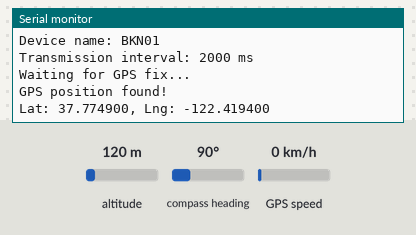
A sketch run on a simulated ESP32. On the bench: the last lines printed to the serial monitor. The test bench sets the inputs (shaded band); at power-on: GPS speed 0 km/h, altitude 120 m, compass heading 90°. The GPS gets a fix after 3 s at 37.7749, -122.4194 with 8 satellites; no radio packets arrive unless stated.

Above: at 4.4 s.
4.5 s: GPS speed set to 2 km/h
At 7.4 s:
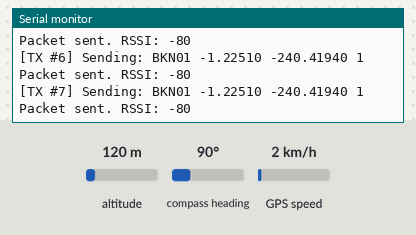
7.6 s: GPS speed set to 30 km/h
At 11.33 s:
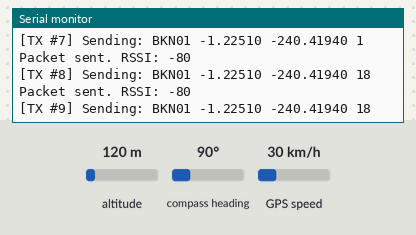
Timing chart, 0 to 12.8 s (numbered marks = the images above; inputs shaded):
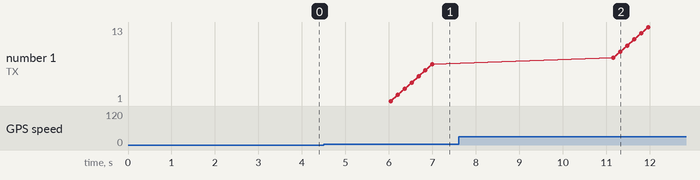

Measured:
- after the input at 4.5 s, the serial monitor: prints a new line after 1.5 s (image 1)
- after the input at 7.6 s, the serial monitor: prints a new line after 3.6 s (image 2)

The sketch:

Beacon.ino
```cpp
/*
 * ============================================
 * BEACON MODULE - Маяк для навигации робота
 * ============================================
 *
 * Назначение: Передает GPS координаты через LoRa
 * Оборудование: ESP32 + LoRa модуль + GPS модуль
 *
 * Функции:
 * - Получает GPS координаты
 * - Передает их через LoRa каждые 2 секунды
 * - Формат пакета: "LABEL LAT LNG SPEED"
 */

#include <SPI.h>
#include <WiFi.h>
#include <LoRa.h>
#include <Arduino.h>
#include <TinyGPS++.h>

// ========== LoRa настройки ==========
#define SS      18
#define RST     14
#define DI0     26
#define BAND    915E6  // 915 МГц (для России/США) или 433E6 (для Европы)

// ========== GPS настройки ==========
// GPS подключен к Serial1: TX=12, RX=15

// ========== Параметры устройства ==========
const char deviceName[] = "BKN01";  // Имя маяка (макс 5 символов)
const int txInterval = 2000;        // Интервал передачи (мс)
const int userRadioId = 1;          // ID для временной синхронизации
const int modValue = 5;             // Модуль для синхронизации

// ========== Глобальные переменные ==========
TinyGPSPlus gps;
int sentPacketCount = 0;
bool gpsFix = false;

// ========== Смещение координат (из оригинального кода) ==========
const double latOffset = 39.0;
const double lngOffset = 118.0;

// ========== Функция ожидания с обработкой GPS ==========
static void wait(unsigned long ms) {
  unsigned long start = millis();
  do {
    while (Serial1.available())
      gps.encode(Serial1.read());
  } while (millis() - start < ms);
}

// ========== SETUP ==========
void setup() {
  Serial.begin(115200);
  Serial.println("=== BEACON MODULE STARTING ===");

  // Настройка GPS
  Serial1.begin(9600, SERIAL_8N1, 12, 15);  // TX=12, RX=15

  // Отключение WiFi и Bluetooth для экономии энергии
  WiFi.mode(WIFI_OFF);
  btStop();

  // Настройка LoRa
  SPI.begin(5, 19, 27, 18);
  LoRa.setPins(SS, RST, DI0);

  if (!LoRa.begin(BAND)) {
    Serial.println("Starting LoRa failed!");
    while (1);
  }

  // Настройка параметров LoRa
  LoRa.setTxPower(18);              // Мощность передачи (2-20 dBm)
  LoRa.setSpreadingFactor(7);        // SF7 (баланс скорости/дальности)
  LoRa.setCodingRate4(5);           // Coding rate 5
  LoRa.setSignalBandwidth(31.25E3);  // Полоса пропускания 31.25 kHz
  LoRa.crc();                        // Включить CRC

  Serial.println("LoRa initialized successfully");
  Serial.print("Device name: ");
  Serial.println(deviceName);
  Serial.print("Transmission interval: ");
  Serial.print(txInterval);
  Serial.println(" ms");
  Serial.println("Waiting for GPS fix...");
}

// ========== MAIN LOOP ==========
void loop() {
  // Обработка GPS данных
  while (Serial1.available()) {
    gps.encode(Serial1.read());
  }

  // Проверка наличия GPS фикса
  if (gps.satellites.value() <= 3) {
    if (gpsFix) {
      Serial.println("Lost GPS fix...");
      gpsFix = false;
    }
    wait(1000);
    return;
  }

  // Первый фикс GPS
  if (!gpsFix) {
    Serial.println("GPS position found!");
    Serial.print("Lat: ");
    Serial.print(gps.location.lat(), 6);
    Serial.print(", Lng: ");
    Serial.println(gps.location.lng(), 6);
    gpsFix = true;
  }

  // Передача координат по расписанию (временная синхронизация)
  if (gps.time.isValid() && (gps.time.second() % modValue == userRadioId)) {
    transmitLocation();
  } else if (!gps.time.isValid()) {
    // Если время GPS недоступно, передаем каждые txInterval мс
    static unsigned long lastTx = 0;
    if (millis() - lastTx >= txInterval) {
      transmitLocation();
      lastTx = millis();
    }
  }

  wait(100);
}

// ========== Передача координат ==========
void transmitLocation() {
  if (!gps.location.isValid()) {
    Serial.println("GPS location invalid, skipping transmission");
    return;
  }

  sentPacketCount++;

  // Применяем смещение координат (как в оригинальном коде)
  const double sendableLat = (gps.location.lat() - latOffset);
  const double sendableLng = (gps.location.lng() - lngOffset);
  const int sendableSpeed = gps.speed.mph();

  Serial.print("[TX #");
  Serial.print(sentPacketCount);
  Serial.print("] Sending: ");
  Serial.print(deviceName);
  Serial.print(" ");
  Serial.print(sendableLat, 5);
  Serial.print(" ");
  Serial.print(sendableLng, 5);
  Serial.print(" ");
  Serial.println(sendableSpeed);

  // Отправка пакета через LoRa
  LoRa.beginPacket();
  LoRa.print(deviceName);
  LoRa.print(" ");
  LoRa.print(sendableLat, 5);  // 5 знаков после запятой = точность ~1.1м
  LoRa.print(" ");
  LoRa.print(sendableLng, 5);
  LoRa.print(" ");
  LoRa.print(sendableSpeed);
  LoRa.print(" ");
  LoRa.print(sentPacketCount);
  LoRa.endPacket();

  Serial.print("Packet sent. RSSI: ");
  Serial.println(LoRa.packetRssi());
}
```
